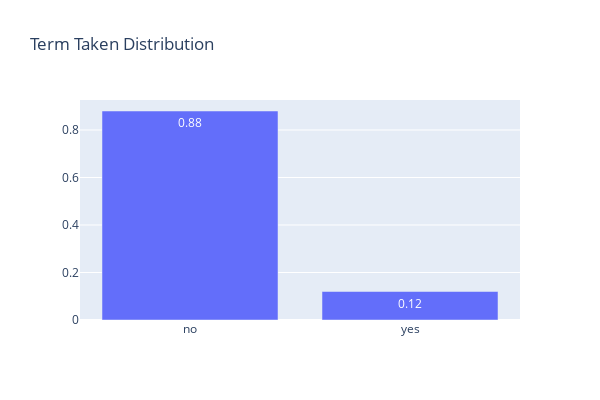

Here is the notebook cell this chart was saved with:
### Code cell
temp = bank_data.y.value_counts()

trace = go.Bar(x=temp.index,  y= np.round(temp.astype(float)/temp.values.sum(),2),
               text = np.round(temp.astype(float)/temp.values.sum(),2),
               textposition = 'inside',
               name = 'Term Taken')
data = [trace]
layout = go.Layout(autosize=False, width=600, height=400,title = "Term Taken Distribution")

fig = go.Figure(data=data, layout=layout)
iplot(fig)
#del temp

### Figure 1 — Plotly figure (JSON) as saved in the notebook; plotly's stock layout.template omitted (floating-point values rounded to 4 significant figures)
{"data": [{"name": "Term Taken", "text": [0.88, 0.12], "textposition": "inside", "type": "bar", "x": ["no", "yes"], "y": [0.88, 0.12]}], "layout": {"autosize": false, "height": 400, "title": {"text": "Term Taken Distribution"}, "width": 600}}
